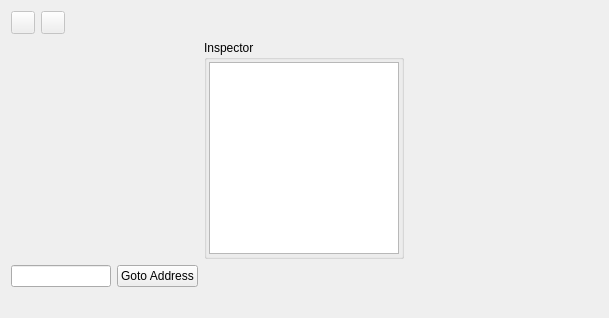
      <widget class="QWidget" name="hexEditorTab">
       <attribute name="title">
        <string>Hex Editor</string>
       </attribute>
       <layout class="QGridLayout" name="gridLayout_5">
        <item row="1" column="0" colspan="3">
         <layout class="QHBoxLayout" name="horizontalLayout_2">
          <item>
           <widget class="QGroupBox" name="groupBox_4">
            <property name="maximumSize">
             <size>
              <width>200</width>
              <height>16777215</height>
             </size>
            </property>
            <property name="title">
             <string>Inspector</string>
            </property>
            <layout class="QVBoxLayout" name="verticalLayout_6">
             <property name="margin">
              <number>2</number>
             </property>
             <item>
              <widget class="QTableView" name="inspectorView">
               <property name="editTriggers">
                <set>QAbstractItemView::NoEditTriggers</set>
               </property>
               <property name="alternatingRowColors">
                <bool>true</bool>
               </property>
               <attribute name="horizontalHeaderCascadingSectionResizes">
                <bool>true</bool>
               </attribute>
               <attribute name="horizontalHeaderDefaultSectionSize">
                <number>60</number>
               </attribute>
               <attribute name="horizontalHeaderStretchLastSection">
                <bool>true</bool>
               </attribute>
               <attribute name="verticalHeaderVisible">
                <bool>false</bool>
               </attribute>
               <attribute name="verticalHeaderCascadingSectionResizes">
                <bool>true</bool>
               </attribute>
               <attribute name="verticalHeaderDefaultSectionSize">
                <number>16</number>
               </attribute>
               <attribute name="verticalHeaderMinimumSectionSize">
                <number>16</number>
               </attribute>
              </widget>
             </item>
            </layout>
           </widget>
          </item>
          <item>
           <layout class="QHBoxLayout" name="hexEditLayout"/>
          </item>
         </layout>
        </item>
        <item row="2" column="0" colspan="3">
         <layout class="QHBoxLayout" name="horizontalLayout_3">
          <item>
           <widget class="QLineEdit" name="hexGoToLineEdit">
            <property name="maximumSize">
             <size>
              <width>100</width>
              <height>16777215</height>
             </size>
            </property>
            <property name="toolTip">
             <string>Goto specified address (in hex)</string>
            </property>
            <property name="statusTip">
             <string>Goto specified address (in hex)</string>
            </property>
            <property name="maxLength">
             <number>32767</number>
            </property>
           </widget>
          </item>
          <item>
           <widget class="QPushButton" name="hexGoToBtn">
            <property name="toolTip">
             <string>Goto specified address (in hex)</string>
            </property>
            <property name="statusTip">
             <string>Goto specified address (in hex)</string>
            </property>
            <property name="text">
             <string>Goto Address</string>
            </property>
           </widget>
          </item>
          <item>
           <spacer name="horizontalSpacer_2">
            <property name="orientation">
             <enum>Qt::Horizontal</enum>
            </property>
            <property name="sizeHint" stdset="0">
             <size>
              <width>400</width>
              <height>0</height>
             </size>
            </property>
           </spacer>
          </item>
         </layout>
        </item>
        <item row="0" column="0">
         <widget class="QToolButton" name="hexUndoBtn">
          <property name="enabled">
           <bool>false</bool>
          </property>
          <property name="icon">
           <iconset resource="../resources/resources.qrc">
            <normaloff>:/Icons/Undo</normaloff>:/Icons/Undo</iconset>
          </property>
         </widget>
        </item>
        <item row="3" column="0" colspan="3">
         <widget class="QLabel" name="hexOffsetLbl">
          <property name="text">
           <string/>
          </property>
         </widget>
        </item>
        <item row="0" column="1">
         <widget class="QToolButton" name="hexRedoBtn">
          <property name="enabled">
           <bool>false</bool>
          </property>
          <property name="icon">
           <iconset resource="../resources/resources.qrc">
            <normaloff>:/Icons/Redo</normaloff>:/Icons/Redo</iconset>
          </property>
         </widget>
        </item>
       </layout>
      </widget>
